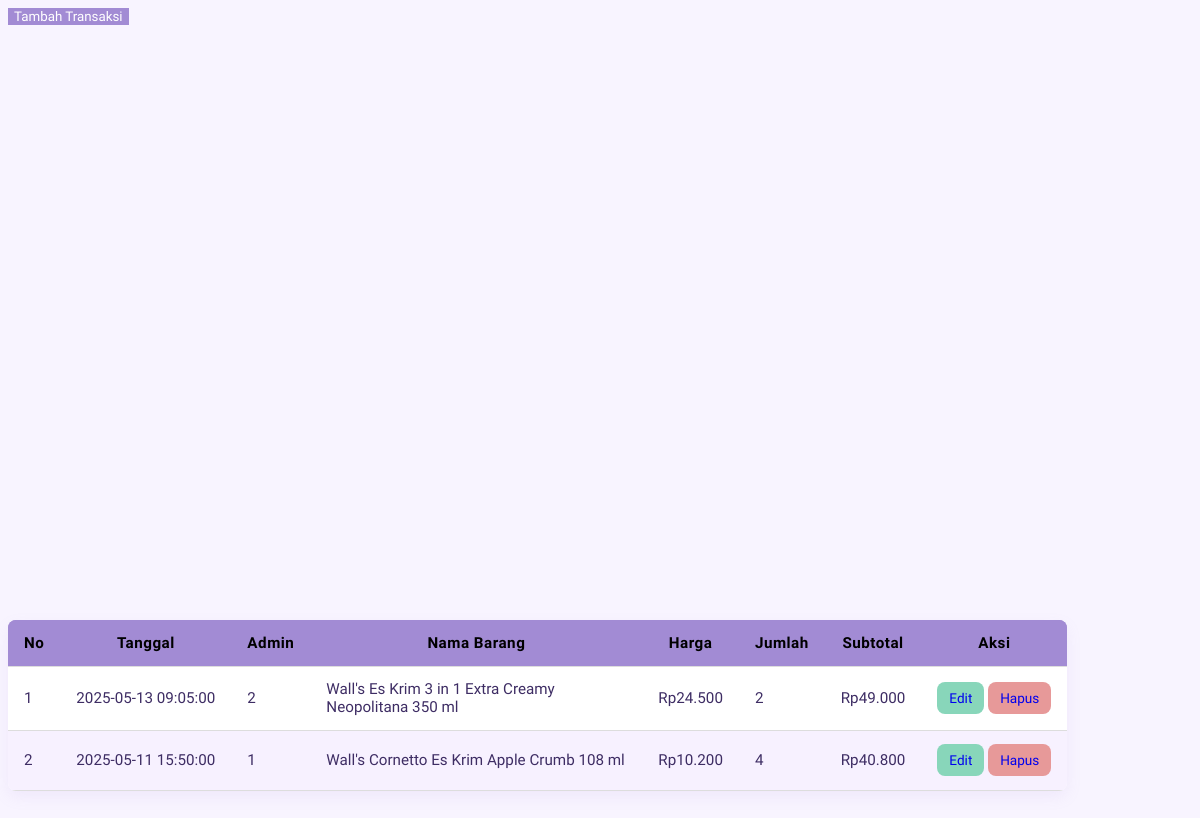
Page /adminTransaksi.php (signed in) on the committed database.
### tables this page shows
CREATE TABLE `tbl_transaksi` (
  `id_trans` int NOT NULL,
  `tgl_trans` datetime NOT NULL,
  `id_admin` int DEFAULT NULL,
  `id_brg` int DEFAULT NULL,
  `nama_brg` text,
  `harga` decimal(10,2) DEFAULT NULL,
  `jml_jual` int DEFAULT NULL,
  `subtotal` decimal(10,2) DEFAULT NULL
);

### adminTransaksi.php (the view, shortened to what this page needs)
<?php
include "koneksi.php";
?>
<div class="container py-4">
    <button class="btn btn-primary mb-3" data-bs-toggle="modal" data-bs-target="#modalTambah">
        <i class="bi bi-plus-lg"></i> Tambah Transaksi
    </button>
    <div class="table-responsive">
        <table class="table table-bordered table-hover">
            <thead class="thead-lilac">
                <tr>
                    <th>No</th>
                    <th>Tanggal</th>
                    <th>Admin</th>
                    <th>Nama Barang</th>
                    <th>Harga</th>
                    <th>Jumlah</th>
                    <th>Subtotal</th>
                    <th>Aksi</th>
                </tr>
            </thead>
            <tbody>
                <?php
                  $q = $conn->query("SELECT * FROM tbl_transaksi ORDER BY tgl_trans DESC");
                  $no = 1;
                  while ($row = $q->fetch_assoc()) :
                  ?>
                  <tr>
                      <td><?= $no++ ?></td>
                      <td><?= $row['tgl_trans'] ?></td>
                      <td><?= $row['id_admin'] ?></td>
                      <td><?= $row['nama_brg'] ?></td>
                      <td>Rp<?= number_format($row['harga'], 0, ',', '.') ?></td>
                      <td><?= $row['jml_jual'] ?></td>
                      <td>Rp<?= number_format($row['subtotal'], 0, ',', '.') ?></td>
                      <td>
                        <div class="d-flex gap-2">
                          <a href="#" class="badge bg-success" data-bs-toggle="modal" data-bs-target="#modalEdit<?= $row['id_trans'] ?>">Edit</a>
                          <a href="#" class="badge bg-danger" data-bs-toggle="modal" data-bs-target="#modalHapus<?= $row['id_trans'] ?>">Hapus</a>
                        </div>
                      </td>
                  </tr>
                <div class="modal fade" id="modalEdit<?= $row['id_trans'] ?>" tabindex="-1">
                </div>
                <div class="modal fade" id="modalHapus<?= $row['id_trans'] ?>" tabindex="-1">
                </div>
                <?php endwhile; ?>
            </tbody>
        </table>
    </div>
</div>
<div class="modal fade" id="modalTambah">
</div>

### adminTransaksi.php (style rules this page uses)
.table { border-radius: 0.5rem; overflow: hidden; box-shadow: 0 6px 15px rgba(162, 139, 212, 0.1); animation: fadeInTable 0.6s ease; background-color: white; border-collapse: separate; border-spacing: 0; }
.table .badge { padding: 0.5rem 0.75rem; font-size: 0.85rem; border-radius: 0.5rem; text-decoration: none; display: inline-block; }
.d-flex.gap-2 { gap: 0.5rem; }
.thead-lilac { background-color: var(--lilac-primary) !important; }
.thead-lilac th { background-color: var(--lilac-primary) !important; color: black !important; font-weight: 700; font-size: 1.05rem; text-transform: capitalize; letter-spacing: 0.5px; }
.table th, .table td { padding: 0.85rem 1rem; vertical-align: middle; border-bottom: 1px solid #ddd; color: var(--text-dark); font-size: 0.95rem; white-space: nowrap; }
.table td:nth-child(4) { text-align: left; max-width: 300px; white-space: normal; }
.table tbody tr:nth-child(even) { background-color: var(--table-stripe); }
.table-hover tbody tr { transition: all 0.2s ease; }
.table tbody tr { animation: fadeInRow 0.4s ease-in-out both; }
.btn-primary { background-color: var(--lilac-primary); border: none; font-weight: 500; transition: all 0.3s ease; color: white; font-family: 'Quicksand', sans-serif; }
.btn { transition: all 0.3s ease-in-out; }
.badge.bg-success { background-color: #88d6ba; cursor: pointer; }
.badge.bg-danger { background-color: #e79999; cursor: pointer; }
.badge { transition: all 0.3s ease; font-family: 'Quicksand', sans-serif; }

### rows in the picture
tbl_transaksi: tgl_trans "2025-05-13 09:05:00", id_admin "2", nama_brg "Wall's Es Krim 3 in 1 Extra Creamy Neopolitana 350 ml", harga "24.500", jml_jual "2", subtotal "49.000"
tbl_transaksi: tgl_trans "2025-05-11 15:50:00", id_admin "1", nama_brg "Wall's Cornetto Es Krim Apple Crumb 108 ml", harga "10.200", jml_jual "4", subtotal "40.800"
